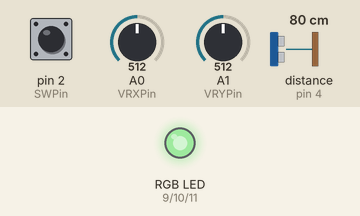
This sketch was run on a simulated Arduino Uno, built with avr-gcc and run on an emulated ATmega328P. Parts: an RGB LED mixed from three pins (HIGH = lit). Wiring (inferred from the names in the program): ultrasonic range finder: trigger pin 3; echo pin 4. Inputs (shaded band) come from the test bench; at power-on: distance to the obstacle (sensor on pin 4) 80 cm, A1 (VRYPin) = 512, A0 (VRXPin) = 512, pin 2 (SWPin) HIGH. The echo pulse lasts 58.3 µs per cm; dim RGB values are drawn brighter than linear; pins used as bus, display or sensor lines are not drawn; what the sketch prints to the serial monitor is not drawn.

Above: at 1.2 s.
1.3 s: distance to the obstacle (sensor on pin 4) set to 2 cm
At 1.9 s:
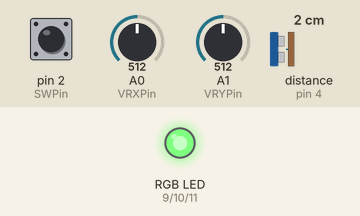
2.8 s: A1 (VRYPin) set to 6
At 4.0 s:
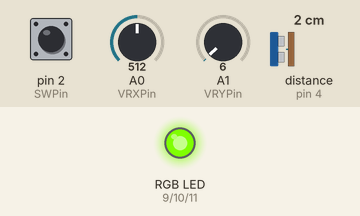
4.3 s: A1 (VRYPin) set to 3
At 5.4 s:
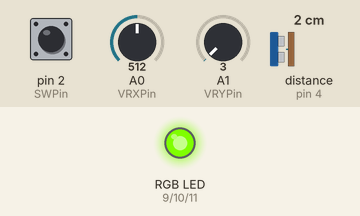
5.8 s: A0 (VRXPin) set to 716
At 6.4 s:
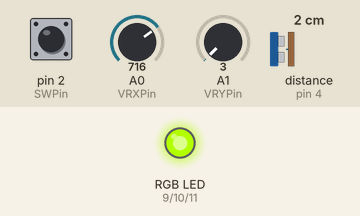
7.3 s: pin 2 (SWPin) pulled LOW for 0.15 s
At 7.37 s:
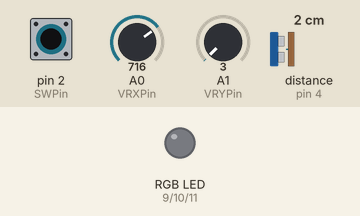
8.9 s: distance to the obstacle (sensor on pin 4) set to 120 cm
At 10.2 s:
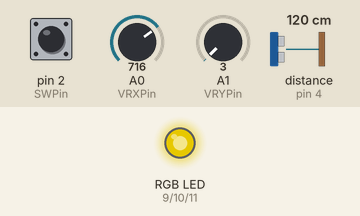
Timing chart, 0 to 11.4 s (numbered marks = the images above; inputs shaded):
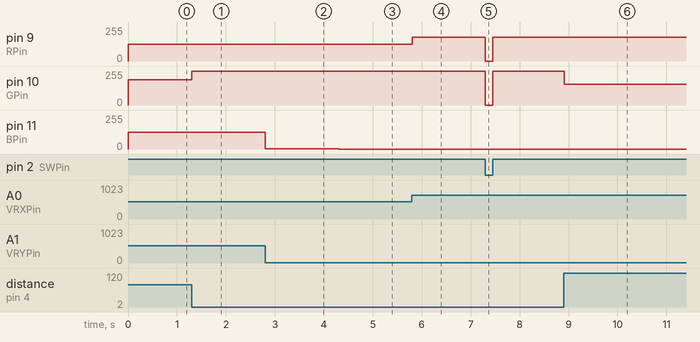

The sketch:

Joystick_and_Ultrasonic_Sensor_Exploration.ino
```cpp
/*
 * Aarian Dhanani
 * Joystick and Ultrasonic Sensor exploration
 * https://create.arduino.cc/projecthub/MisterBotBreak/how-to-use-a-joystick-with-serial-monitor-1f04f0
 * https://create.arduino.cc/projecthub/muhammad-aqib/arduino-rgb-led-tutorial-fc003e
 * https://create.arduino.cc/projecthub/abdularbi17/ultrasonic-sensor-hc-sr04-with-arduino-tutorial-327ff6
 */

const int VRXPin = A0;
const int VRYPin = A1;
const int SWPin = 2;
const int echoPin = 4;
const int trigPin = 3;
const int RPin = 9;
const int GPin = 10;
const int BPin = 11;

int x;
int y;
int button;

int ultrasonicValue;

int xValue;
int yValue;

long duration;
int distance;

void setup() {
  Serial.begin(9600);
  pinMode(VRXPin, INPUT);
  pinMode(VRYPin, INPUT);
  pinMode(SWPin, INPUT_PULLUP);
  pinMode(RPin, OUTPUT);
  pinMode(GPin, OUTPUT);
  pinMode(BPin, OUTPUT);
  pinMode(trigPin, OUTPUT);
  pinMode(echoPin, INPUT);
}

void loop() {
  digitalWrite(trigPin, LOW);
  delayMicroseconds(2);

  digitalWrite(trigPin, HIGH);
  delayMicroseconds(10);
  digitalWrite(trigPin, LOW);

  duration = pulseIn(echoPin, HIGH);

  distance = duration * 0.034 / 2;

  Serial.println(distance);

  x = analogRead(VRXPin);
  y = analogRead(VRYPin);
  button = digitalRead(SWPin);

  if (button == 0)
  {
    analogWrite(RPin, 0);
    analogWrite(BPin, 0);
    analogWrite(GPin, 0);
  }
  else
  {
    xValue = map(x, 0, 1023, 0, 255);
    analogWrite(RPin, xValue);
    yValue = map(y, 0, 1023, 0, 255);
    analogWrite(BPin, yValue);
    if (distance < 300)
    {
      ultrasonicValue = map(distance, 300, 0, 0, 255);
    }
    analogWrite(GPin, ultrasonicValue);
  }

//  Serial.print(x);
//  Serial.print(" ");
//  Serial.print(y);
//  Serial.print(" ");
//  Serial.print(button);
//  Serial.println();

}
```

Measured:
- after the input at 1.3 s, pin 10 (GPin): 188/255 → 254/255 at once
- after the input at 2.8 s, pin 11 (BPin): 127/255 → 1/255 at once
- after the input at 4.3 s, pin 11 (BPin): 1/255 → 0/255 at once
- after the input at 5.8 s, pin 9 (RPin): 127/255 → 178/255 at once
- after the input at 7.3 s, pin 9 (RPin): 178/255 → 0/255 at once, → 178/255 0.15 s later; pin 10 (GPin): 254/255 → 0/255 at once, → 254/255 0.15 s later
- after the input at 8.9 s, pin 10 (GPin): 254/255 → 154/255 at once
